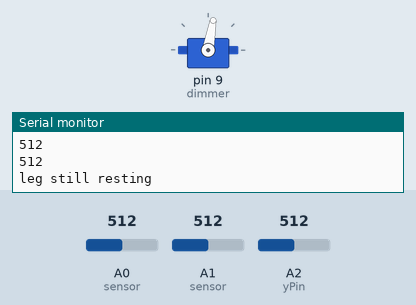
Bench run of a sketch on a simulated Arduino Uno, built with avr-gcc and run on an emulated ATmega328P. Shown: servo, the last lines printed to the serial monitor. The inputs (shaded band) are chosen by the test bench; at power-on: A2 (yPin) = 512, A0 (sensor) = 512, A1 (sensor) = 512.

Above: at 1.2 s.
1.3 s: A2 (yPin) set to 492
At 1.78 s:
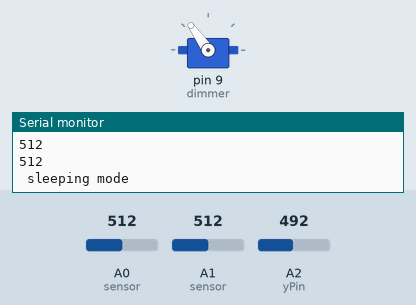
At 2.48 s:
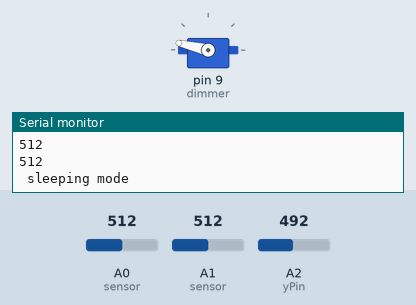
Timing chart, 0 to 44.4 s (numbered marks = the images above; inputs shaded):
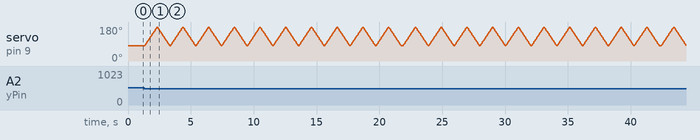

The sketch:

finalcode.ino
```cpp
/*
    Arduino Project
 Jesse Karen Yucas
 a living room control using Pressure Sensor on the chair
 Control a lamp,fan, TV and blinder using a pressure sensor.
 */

int dimmer = 9;   //dimmer servor pin
int motorPin1 =  5;    // One motor wire connected to digital pin 5
int motorPin2 =  6;    // One motor wire connected to digital pin 6
int prevState = 0;
int currentState = 0;
int fadeAmount=4;
int brightness=100;


#include <Servo.h>;
#include <IRremote.h>

IRsend irsend;
Servo myservo;
int pos = 0;  // Variable to store the servo position
const int yPin = 2; // accelorometer pin to measure the angle of the back

//The minimum and maximum values that came from
//the accelerometer while standing still
int minVal = 265;
int maxVal = 402;
double y;

// the setup routine runs once when you press reset:
void setup() {
  // initialize the digital pin as an output.
  myservo.attach(9);
  pinMode(dimmer, OUTPUT);
  Serial.begin(9600);
}


// the loop routine runs over and over again forever:
void loop() {
  int i;
  int yRead = analogRead(yPin); // input analog value of the accelerometer
  int yAng = map(yRead, minVal, maxVal, -90, 90);
  Serial.println( yAng);


  int sensorValue1 = analogRead(A0); //input analog value of pressure sensor on the chair
  int sensorValue2= analogRead(A1); // input analog value of pressure sensor on the leg rest
  // print out the value you read:
  Serial.println(sensorValue1);
  Serial.println(sensorValue2);

  // if (sensorValue1 ==0&&sensorValue2==0&&yAng>95 ){
  //    myservo.write(0);
  //     Serial.println(" waiting");
  // }
  if (sensorValue1 >=25 && sensorValue2 <2 && yAng>=220 ) { //state 1: when someone is sitting on the chair
    currentState=1;
    if(currentState!=prevState){
      Serial.println(" sat");
      myservo.write(179);
      /* irsend.sendNEC(0xFF906F,32);// BUTTON 1
       analogWrite(motorPin2, 1500); //rotates motor
       digitalWrite(motorPin1, LOW);    // set the Pin motorPin2 LOW
       delay(8000); //waits
       digitalWrite(motorPin2, LOW);
       delay(100);}
       */    }
    else{
      Serial.println("still sitting");

    }
    prevState=currentState;
    delay(100);
  }

  else if (sensorValue1 >=25 && sensorValue2 >=2 && yAng >=220){  //state 2: when someone is sitting with the leg rest
    currentState=2;
    if(currentState!=prevState){
      Serial.println (" leg rest ");
      myservo.write(80);
      //   irsend.sendNEC(0xFFA05F,32);
      delay(100);
    }

    else{
      Serial.println("leg still resting");
    }
    prevState=currentState;
    delay(100);
  }

  else if (sensorValue1 >=25 &&sensorValue2>=2 && yAng<220){  //state 3: when someone is leaning at the back rest


      Serial.println(" sleeping mode ");

      for ( i=1; i<=10; i++ ) {
       // fade in from min to max in increments of 5 points:
       for(int fadeValue = 80 ; fadeValue <= 179; fadeValue +=3) {
       // sets the value (range from 0 to 255):
       myservo.write(fadeValue);
       // wait for 30 milliseconds to see the dimming effect
       delay(30);}

       // fade out from max to min in increments of 5 points:
       for(int fadeValue = 179 ; fadeValue >= 80; fadeValue -=3) {
       // sets the value (range from 0 to 255):
       myservo.write(fadeValue);
       // wait for 30 milliseconds to see the dimming effect
       delay(30);
       //if (yAng>200){break;}
       }
       }
       //   irsend.sendNEC(0xFF807F,32);
       //   delay(100);


     /* analogWrite(dimmer, brightness);

      // change the brightness for next time through the loop:
      brightness = brightness + fadeAmount;

      // reverse the direction of the fading at the ends of the fade:
      if (brightness == 80 || brightness == 252) {
        fadeAmount = -fadeAmount ;
      }
      // wait for 30 milliseconds to see the dimming effect
      delay(40); */

  }
  else if (sensorValue1 <25 && sensorValue2 <2 && yAng >=220){ //state0: when no one is sitting on the chair
    currentState=0;
    if(currentState!=prevState){
      Serial.println("empty chair");
      myservo.write(0);
      /*  irsend.sendNEC(0xFFAA55,32);// PAUSE
       delay(100);
       analogWrite(motorPin1, 1500); //rotates motor
       digitalWrite(motorPin2, LOW);    // set the Pin motorPin2 LOW
       delay(8000); //waits
       //digitalWrite(motorPin1, LOW);
       //analogWrite(motorPin2, 1500); //rotates motor
       digitalWrite(motorPin1, LOW);    // set the Pin motorPin2 LOW
       delay(100); //waits

       */    }
    else{
      Serial.println("waiting");
      myservo.write(0);

    }
    prevState=currentState;
  }
  delay(100);
}
```

Measured:
- the behaviour switches between 501 and 500 on A2 (yPin) (found by bisection; images 0 and 1)
